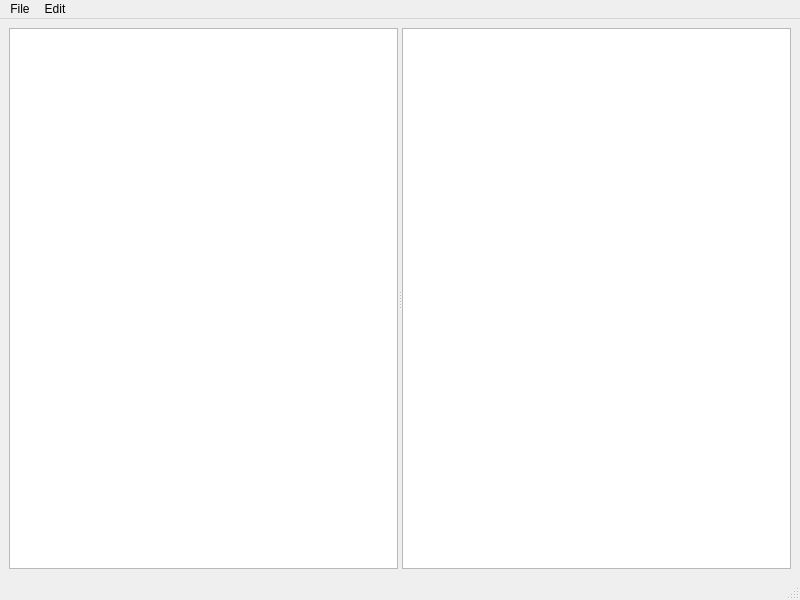
<?xml version="1.0" encoding="UTF-8"?>
<ui version="4.0">
 <class>MainWindow</class>
 <widget class="QMainWindow" name="MainWindow">
  <property name="geometry">
   <rect>
    <x>0</x>
    <y>0</y>
    <width>800</width>
    <height>600</height>
   </rect>
  </property>
  <property name="windowTitle">
   <string>MainWindow</string>
  </property>
  <widget class="QWidget" name="centralwidget">
   <layout class="QGridLayout" name="gridLayout">
    <item row="0" column="0">
     <widget class="QSplitter" name="splitter">
      <property name="orientation">
       <enum>Qt::Horizontal</enum>
      </property>
      <widget class="QPlainTextEdit" name="plainTextEdit"/>
      <widget class="QGraphicsView" name="graphicsView"/>
     </widget>
    </item>
   </layout>
  </widget>
  <widget class="QMenuBar" name="menubar">
   <property name="geometry">
    <rect>
     <x>0</x>
     <y>0</y>
     <width>800</width>
     <height>22</height>
    </rect>
   </property>
   <widget class="QMenu" name="menuFile">
    <property name="title">
     <string>File</string>
    </property>
    <addaction name="actionNew"/>
    <addaction name="actionOpen"/>
    <addaction name="separator"/>
    <addaction name="actionSave"/>
    <addaction name="actionSave_as"/>
    <addaction name="separator"/>
    <addaction name="actionExit"/>
   </widget>
   <widget class="QMenu" name="menuEdit">
    <property name="title">
     <string>Edit</string>
    </property>
   </widget>
   <addaction name="menuFile"/>
   <addaction name="menuEdit"/>
  </widget>
  <widget class="QStatusBar" name="statusbar"/>
  <action name="actionOpen">
   <property name="text">
    <string>Open</string>
   </property>
  </action>
  <action name="actionNew">
   <property name="text">
    <string>New</string>
   </property>
  </action>
  <action name="actionSave">
   <property name="text">
    <string>Save</string>
   </property>
  </action>
  <action name="actionSave_as">
   <property name="text">
    <string>Save As</string>
   </property>
  </action>
  <action name="actionExit">
   <property name="text">
    <string>Exit</string>
   </property>
  </action>
 </widget>
 <resources/>
 <connections/>
</ui>
